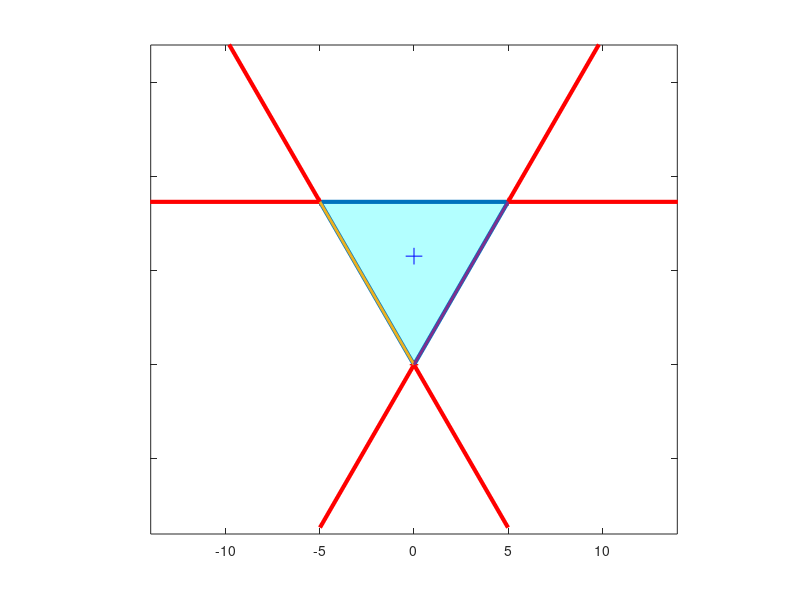

MATLAB code to generate this figure:
function [G] = createBlendingGeometry()
% Construct Equilateral triangle

sideLength = 10;

G.A = [0;0];
G.B = [-sideLength/2;sideLength*(sqrt(3)/2)];
G.C = [sideLength/2;sideLength*(sqrt(3)/2)];
sides = [G.A,G.B,G.C,G.A];


% Plot lines
hold off;
G.fillCenter = fill(sides(1,:),sides(2,:),'c','FaceAlpha',0.3);
hold on
G.pointA = plot(G.A(1),G.A(2), 'r+');
G.pointB = plot(G.B(1),G.B(2), 'r+');
G.pointC = plot(G.C(1),G.C(2), 'r+');
G.lineSides = plot(sides(1,:),sides(2,:), 'LineWidth',3);
axis([-14,14,-9,17])
axis equal
axis manual
G.pointCenter = plot(0,sideLength*(sqrt(3)/2)*(2/3),'b+','MarkerSize',12);


% guide lines outside of triangle
G.linesA = plot([-1/2,0,1/2]*sideLength,[-(sqrt(3)/2),0,-(sqrt(3)/2)]*sideLength,'r', 'LineWidth',3);
G.linesB = plot([1,1/2,3/2]*sideLength,[sqrt(3),(sqrt(3)/2),(sqrt(3)/2)]*sideLength,'r', 'LineWidth',3);
G.linesC = plot([-1,-1/2,-3/2]*sideLength,[sqrt(3),(sqrt(3)/2),(sqrt(3)/2)]*sideLength,'r', 'LineWidth',3);

% Data to do with the point where the mouse is clicked
G.P1 = [0;0];
G.P1current = G.P1;
G.P1Sum = G.P1;
G.P1History = G.P1;

G.cursorPoint = plot(G.P1(1),G.P1(2), 'r+');

G.lineA = plot([G.A(1), G.P1(1)],[G.A(2),G.P1(2)], 'LineWidth',2);
G.lineB = plot([G.B(1), G.P1(1)],[G.B(2),G.P1(2)], 'LineWidth',2);
G.lineC = plot([G.C(1), G.P1(1)],[G.C(2),G.P1(2)], 'LineWidth',2);

% Background Colour
set(gca,'color',[0.7 0.9 1])

hold off

set(gca,'YTickLabel',[])

% % Message to be displayed at start
% G.pauseText = text(0.5, 0.5, 'Press Any Key To Begin Searching', 'FontSize',25, 'Color','k', ...
%     'HorizontalAlignment','Center', 'VerticalAlignment','Middle');

% Edit response to mouse clicks
child_handles = allchild(gca);

set(child_handles,'HitTest','off')

set (gca, 'ButtonDownFcn', @mousePressedTest);

% read continuous mouse position
set (gcf, 'WindowButtonMotionFcn', @mouseMoveTest);

end

